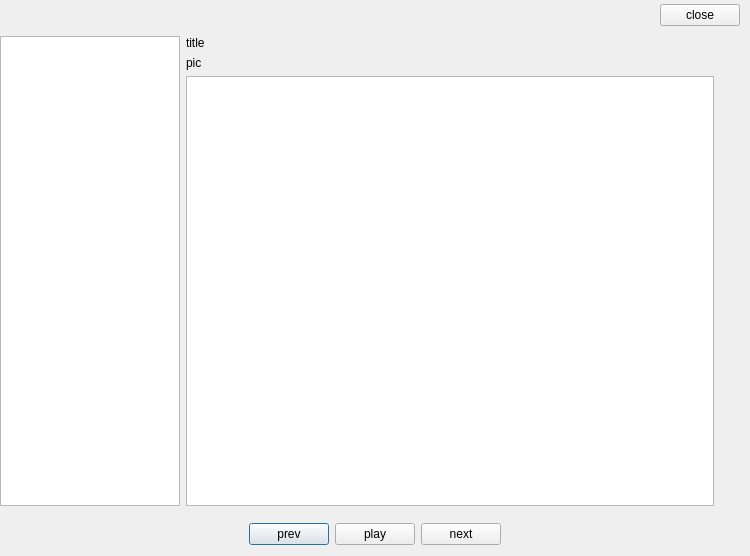
<?xml version="1.0" encoding="UTF-8"?>
<ui version="4.0">
 <class>Dialog</class>
 <widget class="QDialog" name="Dialog">
  <property name="geometry">
   <rect>
    <x>0</x>
    <y>0</y>
    <width>750</width>
    <height>556</height>
   </rect>
  </property>
  <property name="windowTitle">
   <string>Dialog</string>
  </property>
  <layout class="QGridLayout" name="gridLayout_2">
   <property name="leftMargin">
    <number>0</number>
   </property>
   <property name="topMargin">
    <number>0</number>
   </property>
   <property name="rightMargin">
    <number>0</number>
   </property>
   <property name="bottomMargin">
    <number>0</number>
   </property>
   <property name="spacing">
    <number>6</number>
   </property>
   <item row="1" column="1">
    <widget class="QWidget" name="songMenuWidget" native="true">
     <layout class="QGridLayout" name="gridLayout">
      <property name="leftMargin">
       <number>0</number>
      </property>
      <property name="topMargin">
       <number>0</number>
      </property>
      <property name="rightMargin">
       <number>0</number>
      </property>
      <property name="bottomMargin">
       <number>0</number>
      </property>
      <property name="spacing">
       <number>0</number>
      </property>
      <item row="0" column="0">
       <layout class="QVBoxLayout" name="verticalLayout">
        <item>
         <widget class="QLabel" name="labelTitle">
          <property name="text">
           <string>title</string>
          </property>
          <property name="textInteractionFlags">
           <set>Qt::LinksAccessibleByMouse</set>
          </property>
         </widget>
        </item>
        <item>
         <widget class="QLabel" name="labelPic">
          <property name="text">
           <string>pic</string>
          </property>
         </widget>
        </item>
        <item>
         <layout class="QHBoxLayout" name="horizontalLayout_2">
          <property name="rightMargin">
           <number>10</number>
          </property>
          <item>
           <widget class="QListWidget" name="lwSongList"/>
          </item>
          <item>
           <widget class="PageNumberWidget" name="pageWidget" native="true">
            <property name="minimumSize">
             <size>
              <width>20</width>
              <height>0</height>
             </size>
            </property>
            <property name="maximumSize">
             <size>
              <width>20</width>
              <height>2222</height>
             </size>
            </property>
           </widget>
          </item>
         </layout>
        </item>
       </layout>
      </item>
     </layout>
    </widget>
   </item>
   <item row="2" column="0" colspan="2">
    <widget class="QWidget" name="playWidget" native="true">
     <layout class="QHBoxLayout" name="horizontalLayout_3">
      <item>
       <spacer name="horizontalSpacer">
        <property name="orientation">
         <enum>Qt::Horizontal</enum>
        </property>
        <property name="sizeHint" stdset="0">
         <size>
          <width>229</width>
          <height>20</height>
         </size>
        </property>
       </spacer>
      </item>
      <item>
       <layout class="QHBoxLayout" name="horizontalLayout">
        <item>
         <widget class="PicButton" name="pbPrev">
          <property name="text">
           <string>prev</string>
          </property>
         </widget>
        </item>
        <item>
         <widget class="PicButton" name="pbPlay">
          <property name="text">
           <string>play</string>
          </property>
         </widget>
        </item>
        <item>
         <widget class="PicButton" name="pbNext">
          <property name="text">
           <string>next</string>
          </property>
         </widget>
        </item>
       </layout>
      </item>
      <item>
       <spacer name="horizontalSpacer_3">
        <property name="orientation">
         <enum>Qt::Horizontal</enum>
        </property>
        <property name="sizeHint" stdset="0">
         <size>
          <width>228</width>
          <height>20</height>
         </size>
        </property>
       </spacer>
      </item>
     </layout>
    </widget>
   </item>
   <item row="1" column="0">
    <widget class="QListWidget" name="itemList">
     <property name="minimumSize">
      <size>
       <width>180</width>
       <height>0</height>
      </size>
     </property>
     <property name="maximumSize">
      <size>
       <width>180</width>
       <height>16777215</height>
      </size>
     </property>
     <property name="viewMode">
      <enum>QListView::ListMode</enum>
     </property>
    </widget>
   </item>
   <item row="0" column="0" colspan="2">
    <widget class="QWidget" name="titleWidget" native="true">
     <property name="minimumSize">
      <size>
       <width>0</width>
       <height>30</height>
      </size>
     </property>
     <property name="maximumSize">
      <size>
       <width>16777215</width>
       <height>30</height>
      </size>
     </property>
     <layout class="QHBoxLayout" name="horizontalLayout_4">
      <property name="spacing">
       <number>0</number>
      </property>
      <property name="leftMargin">
       <number>0</number>
      </property>
      <property name="topMargin">
       <number>0</number>
      </property>
      <property name="rightMargin">
       <number>10</number>
      </property>
      <property name="bottomMargin">
       <number>0</number>
      </property>
      <item>
       <spacer name="horizontalSpacer_2">
        <property name="orientation">
         <enum>Qt::Horizontal</enum>
        </property>
        <property name="sizeHint" stdset="0">
         <size>
          <width>653</width>
          <height>20</height>
         </size>
        </property>
       </spacer>
      </item>
      <item>
       <widget class="PicButton" name="pbClose">
        <property name="text">
         <string>close</string>
        </property>
       </widget>
      </item>
     </layout>
    </widget>
   </item>
  </layout>
 </widget>
 <layoutdefault spacing="6" margin="11"/>
 <customwidgets>
  <customwidget>
   <class>PageNumberWidget</class>
   <extends>QWidget</extends>
   <header>./widget/pagenumberwidget.h</header>
   <container>1</container>
  </customwidget>
  <customwidget>
   <class>PicButton</class>
   <extends>QPushButton</extends>
   <header>./widget/pic_button.h</header>
  </customwidget>
 </customwidgets>
 <resources/>
 <connections/>
</ui>
